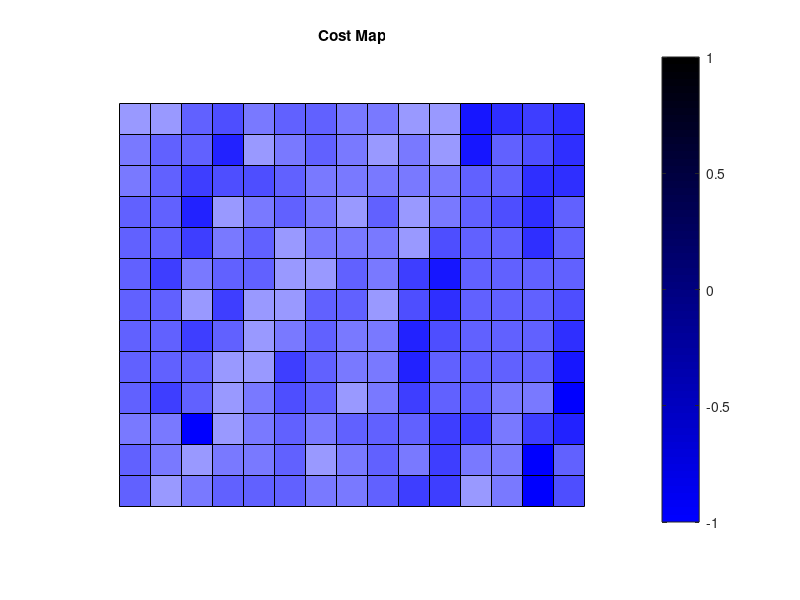

Source code (MATLAB):
%draw map
clear
close all

% ha = axes('units','normalized','position',[0 0 1.1 1]);
% 
% uistack(ha,'bottom');
% 
% I=imread('sample_map.png');
% hi = imagesc(I);
% colormap gray
% 
% set(ha,'handlevisibility','off','visible','off')
% 
% axes('position',[0 0 .99 .99])
% plot(rand(10))
costs = [.3 .2 .3 .5 .3 .3 .3 .3 .5 .4 .3 .4 .4 .3 .2;
        .3 .5 .5 .3 .2 .2 .2 .3 .7 .6 .3 .3 .5 01 .3;
        .2 .3 .1 .2 .4 .3 .2 .2 .7 .8 .3 .3 .4 .3 .3;
        .3 .3 .2 .1 .1 .2 .3 .2 .4 .4 .3 .6 .3 .2 .2;
        .3 .3 .5 .4 .2 .1 .1 .2 .5 .2 .8 01 .7 .6 .4;
        .3 .5 .7 .7 .3 .2 .2 .1 .1 .2 .8 01 01 01 .5;
        .3 .3 .5 .4 .3 .3 .2 .2 .1 .1 .2 .5 .8 .9 .3;
        .3 .3 .3 .3 .3 .3 .3 .2 .2 .1 .2 .2 .6 01 .4;
        .3 .3 .3 .2 .4 .3 .3 .3 .2 .1 .2 .3 .4 .6 .3;
        .3 .3 .3 .2 .5 .3 .2 .2 .1 .2 .2 .3 .3 .3 .3;
        .2 .1 .2 .2 .2 .1 .1 .1 .5 .5 .3 .3 .3 .3 .3;
        .2 .2 .1 .1 .1 .2 .2 .2 .5 .3 .3 .3 .3 .4 .3;
        .1 .1 .1 .1 .1 .2 .2 .5 .5 .3 .3 .6 .6 .4 .3;
        .1 1 .1 .1 .1 .2 .2 .2 .3 .3 .3 .6 .6 .4 .3;
        .2 .3 .3 .3 .3 .3 .3 .3 .3 .3 .3 .6 .6 .4 .3];
    
% costs = flipud(costs);
costs = costs.^2;
    
P_tr =sqrt([.90 .50 .50 .75 .99 .99 .99 .99 .99 .99 .99 .99 .99 .80 .99;
       .90 .50 .50 .99 .99 .99 .99 .99 .99 .80 .60 .75 .95 .90 .99;
       .90 .80 .45 .75 .99 .99 .99 .90 .99 .90 .50 .50 .95 .99 .99;
       .99 .99 .90 .50 .50 .75 .99 .99 .99 .99 .70 .60 .90 .99 .99;
       .99 .95 .90 .85 .75 .50 .60 .80 .75 .99 .99 .99 .95 .95 .99;
       .99 .90 .90 .25 .99 .95 .75 .50 .60 .99 .99 .99 .99 .99 .99;
       .99 .99 .90 .90 .99 .99 .99 .90 .50 .65 .99 .75 .99 .99 .99;
       .99 .99 .99 .99 .99 .99 .99 .99 .90 .50 .60 .99 .75 .99 .99;
       .99 .99 .99 .99 .99 .99 .99 .99 .90 .50 .90 .99 .99 .99 .99;
       .99 .99 .99 .99 .75 .99 .99 .99 .60 .60 .90 .99 .99 .99 .99;
       .50 .50 .60 .60 .60 .60 .50 .50 .65 .75 .99 .99 .99 .99 .99;
       .60 .60 .40 .50 .50 .50 .60 .50 .99 .99 .99 .99 .99 .80 .99;
       .60 .60 .40 .50 .50 .50 .60 .50 .99 .99 .99 .99 .99 .80 .99;
       .99 .99 .99 .99 .99 .99 .99 .99 .99 .99 .99 .99 .99 .85 .99;
       .99 .99 .99 .99 .99 .99 .99 .99 .99 .99 .99 .99 .99 .85 .99]);
% P_tr = flipud(P_tr);   
axis off
axis equal
    

V = 195;
s = 13;
N = V^2;
i_vals = [];
j_vals = [];

for i = 1:V    %for each row in adjacency matrix
   if (mod(i,s) >0) %if it isn't on the right edge of grid 
    j_vals(end+1) = i; %add node to right
    i_vals(end+1) = i+1;
   end

   if (mod(i, s) ~=1) %if node isn't on the left edge of grid
    j_vals(end+1) = i; %add node to left
    i_vals(end+1) = i-1;
   end
   
   if (i> s) %if vertex isn't on top of grid
    j_vals(end+1) = i ;   %add next node up
    i_vals(end+1) = i - s;
       if (mod(i,s) >0) %if it isn't on the right edge of grid 
        j_vals(end+1) = i; %add node to diagonal right
        i_vals(end+1) = i+1 - s;
       end

       if (mod(i, s) ~=1) %if node isn't on the left edge of grid
        j_vals(end+1) = i; %add node to diagonal left
        i_vals(end+1) = i-1 -s;
       end
   end
   
   if (i<=(V- s))   %if vertex isn't on bottom of grid
    j_vals(end+1) = i ;  %add next node down
    i_vals(end+1) = i+s ;
       if (mod(i,s) >0) %if it isn't on the right edge of grid 
        j_vals(end+1) = i; %add node to diagonal right
        i_vals(end+1) = i+1+ s;
       end

       if (mod(i, s) ~=1) %if node isn't on the left edge of grid
        j_vals(end+1) = i; %add node to diagonal left
        i_vals(end+1) = i-1+s;
       end
   end   
end



% %create coordinates
coords = [];
for i = 1:N
   block_no = ceil(i/V);
   V_no = i - (block_no-1)*V;

   row = mod(V_no,s);
   col = ceil(V_no/s);
      if (row==0) row = s; end 
   coords(end+1,:) = [row, col]; 
end

%create adjacency matrix
% vals = 10*abs(randn(length(i_vals), 1));  %generate random costs
vals = zeros(size(i_vals));
for i=1:length(i_vals)
    vals(i) = mean([costs(i_vals(i)), costs(j_vals(i))]);
end
a= sparse(i_vals, j_vals, vals); %one section of the adjacency matrix
adj = sparse(V^2, V^2);
for i=1:V-1 %assemble adjacency matrix from sections
   adj((i-1)*V+1:(i-1)*V+V, i*V+1:i*V+V) = a;
end
%  spy(adj)
% gplot(adj, coords, '*-') %plot graph

axis off
axis equal



figure
for i = 1:V
    v = [ coords(i,2)-0.5 coords(i,1)-0.5; coords(i,2)-0.5 coords(i,1)+0.5; coords(i,2)+0.5 coords(i,1)+0.5; coords(i,2)+0.5  coords(i,1)-0.5 ];
    patch('Faces', [1 2 3 4], 'Vertices', v, 'FaceColor', [0 0 1], 'FaceAlpha', costs(i).^.2)
    
end

axis off
axis equal
axis([0 16 0 15])
title('Cost Map')

blues = linspace(1, 0, 64);
newmap = [zeros(64,1) zeros(64,1) blues'];
% alpha(0.5)
colormap(newmap);   %activate it
colorbar

% 
% figure
% for i = 1:V
%     v = [ coords(i,2)-0.5 coords(i,1)-0.5; coords(i,2)-0.5 coords(i,1)+0.5; coords(i,2)+0.5 coords(i,1)+0.5; coords(i,2)+0.5  coords(i,1)-0.5 ];
%     patch('Faces', [1 2 3 4], 'Vertices', v, 'FaceColor', [1 0 0 ], 'FaceAlpha', 1 - P_tr(i))
% end
% 
% 
% axis off
% axis equal
% axis([0 16 0 15])
% title('Map of P_{tr}(x)')
% 
% reds = linspace(1, .5, 64);
% newmap2 = [reds' zeros(64,1) zeros(64,1)];
% colormap(newmap2);   %activate it
% colorbar

